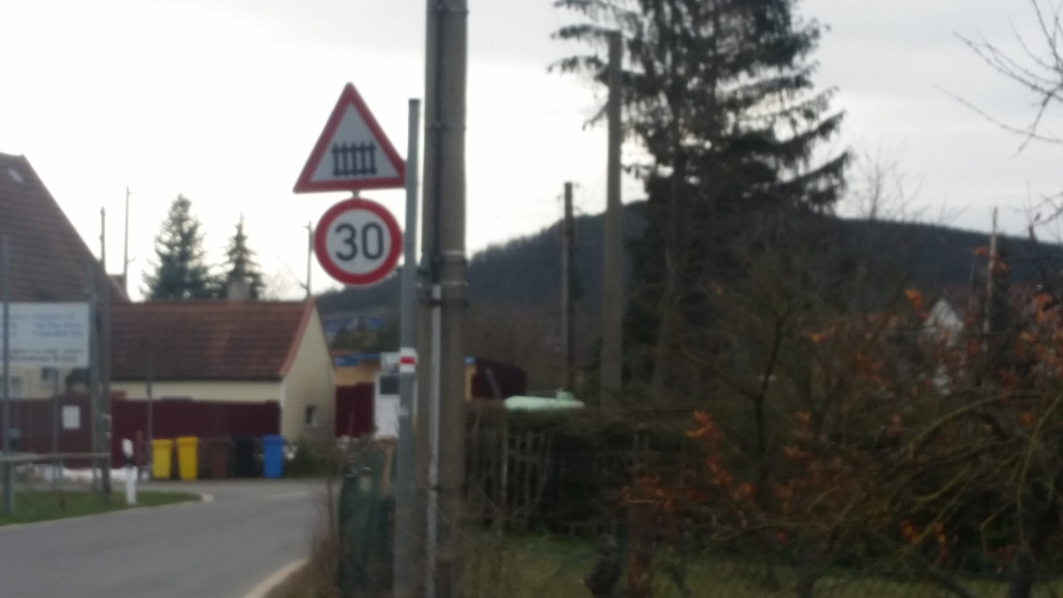
#> input picture pictures/30er2.jpg, 5312 x 2988 px (shown at 1/5 size)
$ python joinedProgramms.py
#> lines starting #> are read from the running program, lines starting #| are printed output that depends on the picture; after the words box and inside, x2 and y2 are one past the last pixel; in counts of white or black regions, pixels touching at a corner belong together
import numpy as np
import cv2


def stack_images(image_scale, image_array):
    """
    takes an positive real number and an matrix containing images.
    arrange them in the given order and scales them up (scale > 1)
    or down (scale < 1)
    """
    # rearranges images with 1 dimension (gray images)
    for r in range(0, len(image_array)):
        for i in range(0, len(image_array[0])):
            # now we consider every image separately and resize it
            image_array[r][i] = cv2.resize(image_array[r][i], (int(image_array[r][i].shape[1] * image_scale),
                                                               int(image_array[r][i].shape[0] * image_scale)))
            # if the shape is only two dimensional we have to make it three dimensional
            if len(image_array[r][i].shape) == 2:
                image_array[r][i] = cv2.cvtColor(image_array[r][i], cv2.COLOR_GRAY2BGR)
            elif len(image_array[r][i].shape) != 3:
                raise ValueError
            else:
                pass
    # horizontal stacks every image in the first row and saves it as first_image_row
    first_image_row = image_array[0][0]
    for i in range(1, len(image_array[0])):
        first_image_row = np.hstack((first_image_row, image_array[0][i]))
    # now we go through every row of the matrix and create a horizontal stacked image_row
    # then we concatenate all rows vertical to the first_image_row
    for row in range(1, len(image_array)):
        image_row = image_array[row][0]
        for i in range(1, len(image_array[row])):
            image_row = np.hstack((image_row, image_array[row][i]))
        first_image_row = np.vstack((first_image_row, image_row))
    return first_image_row


def get_bgr_values(image, lower, upper):
    """
    returns a image which has only color pixels in range of the lower, upper bgr-bounding """
    # creates an mask which filters through the image and sets values in the bounding box to 1 (else 0)
    mask = cv2.inRange(image, lower, upper)
    # now we get an colored image with the bitwise_and function
    result = cv2.bitwise_and(image, image, mask=mask)
    return result


def get_hsv_values(image, lower, upper):
    """
    returns a image which has only color pixels in range of the lower, upper hsv-bounding """
    image_hsv = cv2.cvtColor(image, cv2.COLOR_BGR2HSV)
    mask = cv2.inRange(image_hsv, lower, upper)
    # creates an rectangular kernel
    kernel = cv2.getStructuringElement(cv2.MORPH_RECT, (5, 5))
    # erodes and then dilates the mask with the kernel
    mask = cv2.erode(mask, kernel=kernel, iterations=2)
    mask = cv2.dilate(mask, kernel=kernel, iterations=2)
    # smooth the image with a gaussian filter
    image_blur = cv2.GaussianBlur(mask, (5, 5), 1)
    return image_blur


def get_contours_all_corner(image):
    """
    Part 1: takes an image and computes all points in range of a given color bonding box (BGR)
    Part 2: transforms it into an hsv and use an hsv bounding
    Part 3: returns the contours. We take the smoothed image for contour detection
    """
    # --- Part 1 --- #
    # lower and upper bounding in bgr format for the color of the shield
    lower = np.array([60, 25, 0])
    upper = np.array([190, 110, 115])
    image_result = get_bgr_values(image, lower, upper)

    # --- Part 2 --- #
    # bounding box for hsv image
    lower = np.array([80, 100, 85])
    upper = np.array([120, 230, 179])
    image_blur = get_hsv_values(image_result, lower, upper)

    # --- Part 3 --- #
    # get the contours of the given image
    contours, hierarchy = cv2.findContours(image_blur, cv2.RETR_EXTERNAL, cv2.CHAIN_APPROX_NONE)
    # save areas which are possible shields in list
    nice_areas = []
    # iterate through the list of contours
    for contour in contours:
        # get area, perimeter, approximation and vertices
        area = cv2.contourArea(contour)
        peri = cv2.arcLength(contour, True)
        approx = cv2.approxPolyDP(contour, 0.02 * peri, True)
        vertices = len(approx)
        # get a bounding rectangle
        x, y, w, h = cv2.boundingRect(approx)
        """
        We want to save a area if:
        - w is approximately between h and 2h
        - perimeter is approximately 2w + 2h (like a normal rectangle)
        - the vertices are between 3 and 10 (not always recognized as a rect)
        - the height of the shield is not to small or big
        - the area is not to small
        """
        if h - VAR < w < 2*h + VAR and 2*w + 2*h - VAR < peri < 2*w + 2*h + VAR and 3 < vertices < 10\
                and img_height // 10 < h < img_height // 3 and 150000 < area:
            # save the coordinates and add them to the list
            coordinates = [x, y, w, h]
            nice_areas.append(coordinates)
    return nice_areas, image_blur


def get_contours_all_round(image):
    """
    Part 1: takes an image and computes all points in range of a given color bonding box (BGR)
    Part 2: transforms it into an hsv and use an hsv bounding
    Part 3: get the contours. We take the smoothed image for contour detection
    """
    # --- Part 1 --- #
    # lower and upper bounding in bgr format for the color of the shield
    lower = np.array([0, 0, 50])
    upper = np.array([160, 110, 255])
    image_result = get_bgr_values(image, lower, upper)

    # --- Part 2 --- #
    # bounding box for hsv image
    lower = np.array([160, 0, 0])
    upper = np.array([179, 255, 255])
    image_blur = get_hsv_values(image_result, lower, upper)

    kernel = cv2.getStructuringElement(cv2.MORPH_RECT, (3, 3))
    mask = cv2.dilate(image_blur, kernel=kernel, iterations=2)

    # --- Part 3 --- #
    # get the contours of the given image
    params = cv2.SimpleBlobDetector_Params()

    params.filterByArea = True
    params.maxArea = 500000
    params.minArea = 10000

    params.filterByCircularity = True
    # how close to a true circle = 4*pi*area/perimeter^2 (is equal to 1 for a true circle)
    params.minCircularity = 0.7

    params.filterByConvexity = True
    # how convex is the shape = area / convexHull(area)
    params.minConvexity = 0.9

    params.filterByInertia = True
    # relatively small since the detected thing is a ellipse
    params.minInertiaRatio = 0.5

    detector = cv2.SimpleBlobDetector_create(params)
    keyp = detector.detect(mask)

    return keyp, mask


path = "pictures/30er2.jpg"

img = cv2.imread(path)
#> img is the input picture: shape (2988, 5312, 3); mean B, G, R 110.4, 113.4, 114.3
img_height = np.shape(img)[0]
img_width = np.shape(img)[1]
img_area = img_height * img_width

# define the size of the outcome depending on the area of the image
SIZE = img_area * 8 * 10 ** (-9)
# we only take the first two numbers after the comma
SIZE = float("{:.2f}".format(SIZE))
# The difference of width and height of a shield should not be bigger then Value.
# For my pictures its around 50 pixels
DIFF = img_area * 3 * 10 ** (-6)
# define the smallest perimeter for an shield
PERIMETER = img_area * 2 * 10 ** (-5)
# define the smallest Area depending on the area of the image
AREA = img_area * 10 ** (-3)
# Define a margin in the output image
MARGIN = 20
# Var is the difference in which the perimeter can differ
VAR = 200

# we don't need to look at pixel below normal shield height 5/6 width
img = img[0: 5 * img_height // 6, 0: img_width]
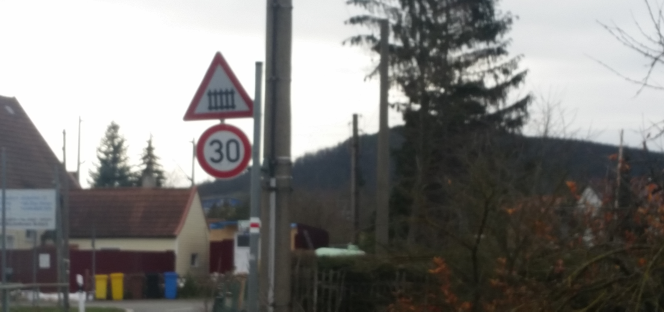
#> img: shape (2490, 5312, 3) (shown at 1/8 size); mean B, G, R 122.2, 124.2, 125.2
# update the height
img_height = np.shape(img)[0]

keypoints, mask1 = get_contours_all_round(img)
#> in get_bgr_values, `mask = cv2.inRange(image, lower, upper)`:
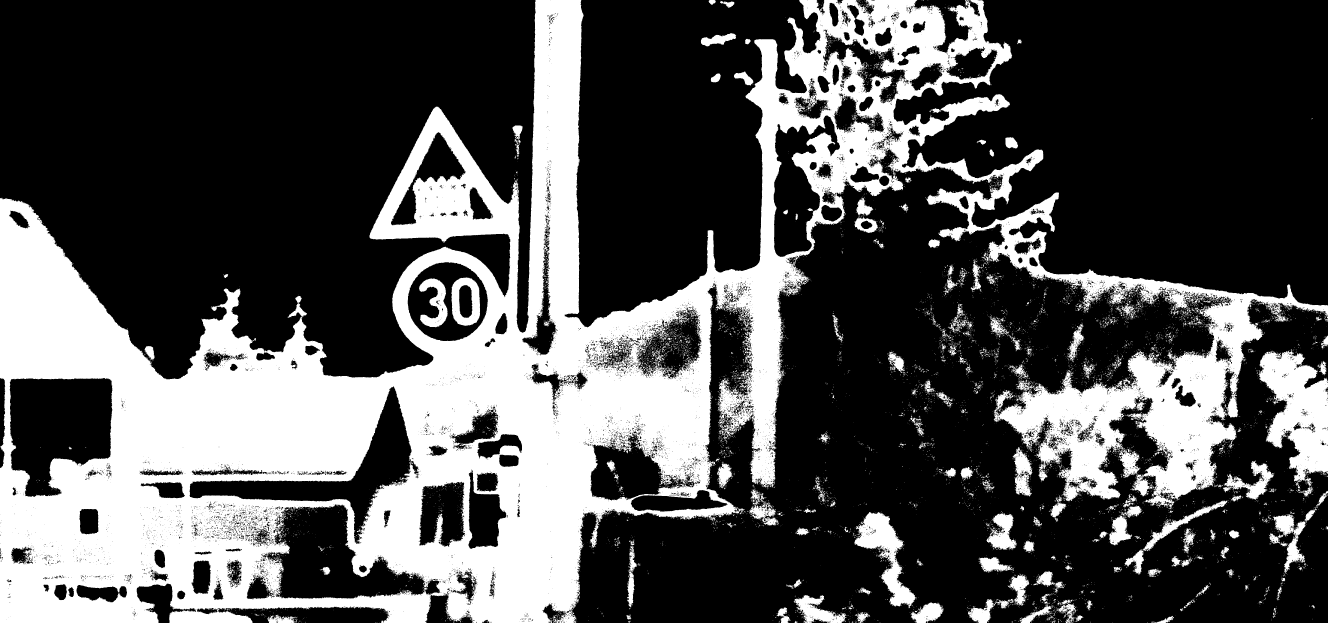
#> mask: shape (2490, 5312) (shown at 1/4 size); 32% white; 15418 white regions (14728 under 20 px), largest, box (x1, y1, x2, y2) and area: (0, 0, 5312, 2490) 3814833, (5033, 1396, 5312, 1942) 87878, (3417, 2048, 3666, 2433) 32517
#> in get_contours_all_round, `keyp = detector.detect(mask)`: keyp = 1 keypoints; (x, y, size): (1791, 1210, 315.1)
#> keypoints = 1 keypoints; (x, y, size): (1791, 1210, 315.1)
result_corner_areas, mask2 = get_contours_all_corner(img)
#> in get_hsv_values (call 2), `mask = cv2.inRange(image_hsv, lower, upper)`:
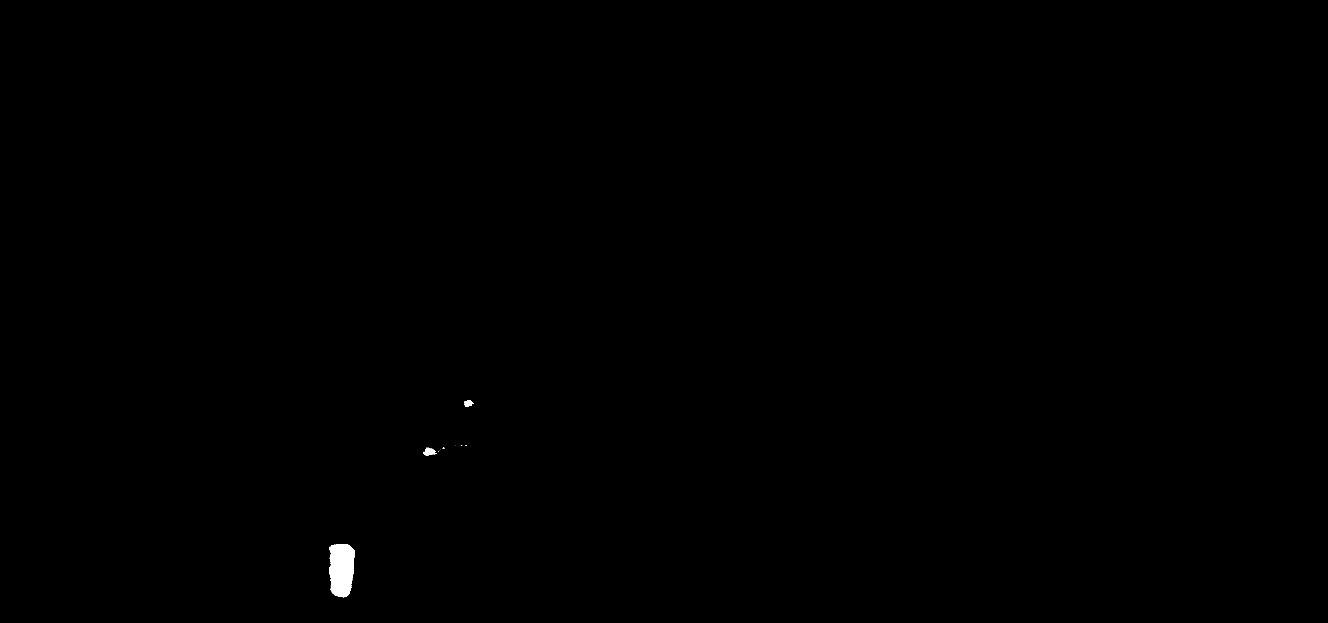
#> mask: shape (2490, 5312) (shown at 1/4 size); 0.15% white; 25 white regions (22 under 20 px), largest, box (x1, y1, x2, y2) and area: (1316, 2177, 1419, 2389) 17851, (1695, 1791, 1743, 1823) 944, (1857, 1600, 1894, 1627) 618
#> in get_contours_all_corner, `contours, hierarchy = cv2.findContours(image_blur, cv2.RETR_EXTERNAL, ..`: contours = 3 contours; box (x1, y1, x2, y2) and area: (1315, 2176, 1418, 2389) 18510, (1694, 1791, 1737, 1823) 932, (1860, 1602, 1890, 1628) 654
#> the loop in get_contours_all_corner, `for contour in contours:` made 3 passes
#> (area, peri, vertices, x, y, w, h) on passes 1 to 3: (18509.5, 606.6, 6, 1324, 2177, 94, 211), (932, 136.6, 9, 1694, 1791, 43, 32), (654.5, 102.7, 7, 1860, 1602, 30, 26)
#> after the loop in get_contours_all_corner, `for contour in contours:`: nice_areas = []
#> result_corner_areas = []

for keypoint in keypoints:
    x = int(keypoint.pt[0])
    y = int(keypoint.pt[1])
    r = int(keypoint.size) // 2
    # cv2.rectangle(img, (x-r, y-r), (x+r, y+r), (255, 0, 0), 10)
    cv2.imwrite("NumberExamples/justTrying1.png", img[y - r:y + r, x - r:x + r])
    cv2.circle(img, (x, y), r, (0, 0, 255), 20)
#> this loop made 1 pass
#> (keypoint, x, y, r) on pass 1: (keypoint at (1791, 1210.4), size 315.1, 1791, 1210, 157)
#> pass 1, `cv2.imwrite("NumberExamples/justTrying1.png", img[y - r:y + r, x - r:x..`:
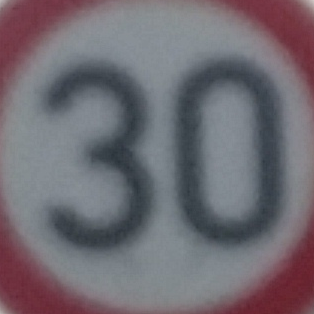
#> saved as justTrying1.png: shape (314, 314, 3); mean B, G, R 113.9, 106.7, 112.4

for rect in result_corner_areas:
    cv2.rectangle(img, (rect[0] - MARGIN, rect[1] - MARGIN),
                  (rect[0] + rect[2] + MARGIN, rect[1] + rect[3] + MARGIN),
                  (0, 255, 0), 40)
#> this loop made 0 passes

# cv2.imwrite("../milestone1/30er3Mask.jpg", mask1)
final = stack_images(SIZE, [[img, mask1, mask2]])
#> after the loop in stack_images, `for r in range(0, len(image_array)):`: image_array = 1 item
#> the loop in stack_images, `for i in range(1, len(image_array[0])):` made 2 passes
#> pass 1, in stack_images, `first_image_row = np.hstack((first_image_row, image_array[0][i]))`:
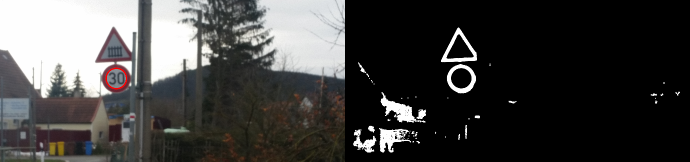
#> first_image_row: shape (323, 1380, 3) (shown at 1/2 size); mean of channels 0, 1, 2 65.5, 66.5, 67.1; drawn as B, G, R
#> pass 2, in stack_images, `first_image_row = np.hstack((first_image_row, image_array[0][i]))`:
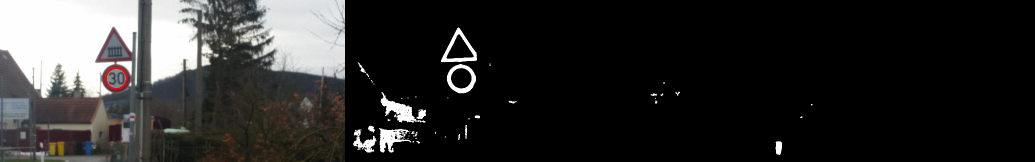
#> first_image_row: shape (323, 2070, 3) (shown at 1/2 size); mean of channels 0, 1, 2 43.8, 44.4, 44.9; drawn as B, G, R
cv2.imshow("finale", final)
cv2.waitKey(0)

$ run again, with pictures/20er1.jpg copied over pictures/30er2.jpg
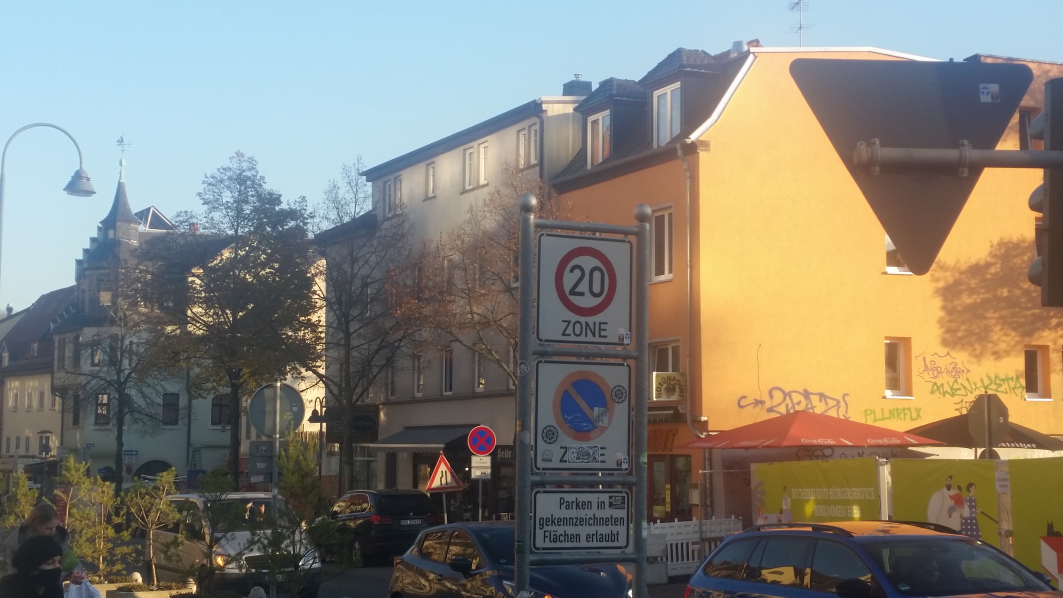
#> input picture pictures/20er1.jpg, 5312 x 2988 px (shown at 1/5 size)
#> img is the input picture: shape (2988, 5312, 3); mean B, G, R 118.7, 129.6, 133.3
#> image_hsv: shape (2490, 5312, 3); mean H, S, V 24.2, 26.8, 40.3
#> keyp = 1 keypoints; (x, y, size): (2929, 1408, 234.8)
#> image_hsv: shape (2490, 5312, 3); mean H, S, V 21.4, 12.4, 25.5
#> in get_hsv_values (call 2), `mask = cv2.dilate(mask, kernel=kernel, iterations=2)`:
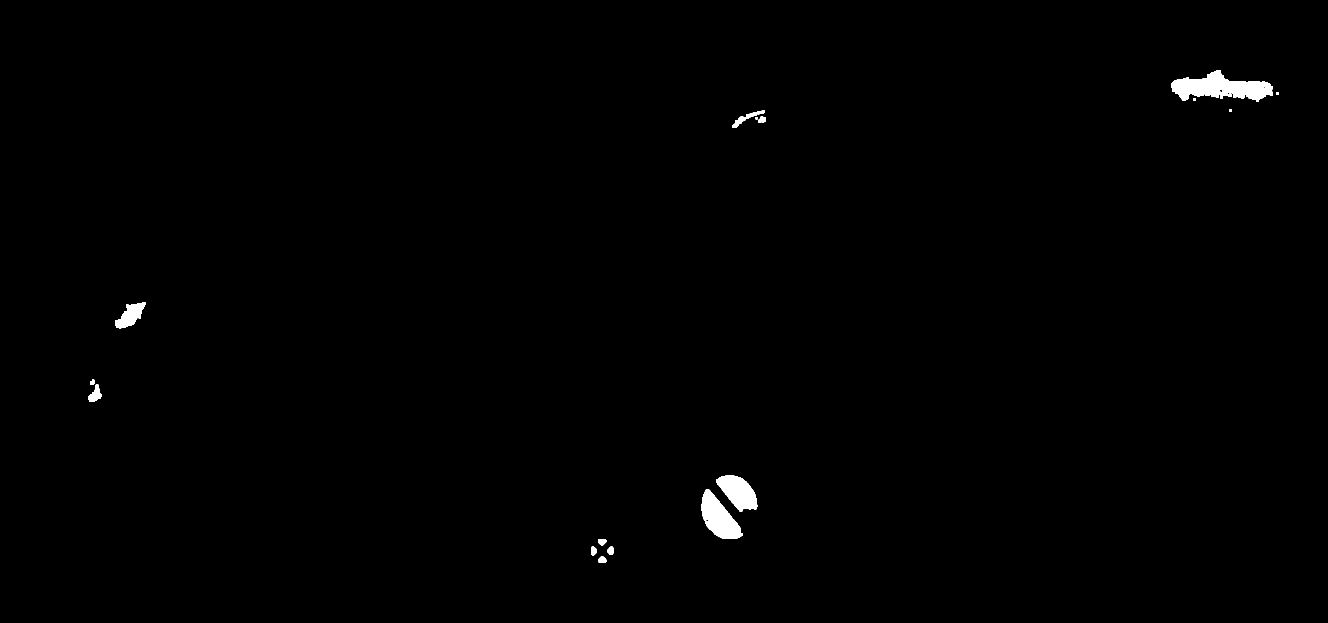
#> mask: shape (2490, 5312) (shown at 1/4 size); 0.56% white; 21 white regions
#> contours = 15 contours; largest, box (x1, y1, x2, y2) and area: (4682, 278, 5094, 408) 30309, (2804, 1956, 2974, 2158) 18952, (2862, 1899, 3031, 2048) 15417, (458, 1209, 586, 1315) 7494, (2926, 439, 3060, 514) 2800
#> the loop in get_contours_all_corner, `for contour in contours:` made 15 passes
#> (area, peri, vertices, x, y, w, h) on passes 1 to 8: (839, 110.8, 8, 2391, 2224, 36, 29), (825.5, 110.2, 8, 2428, 2185, 28, 37), (844.5, 111, 8, 2362, 2185, 28, 38), (839.5, 111, 8, 2390, 2154, 37, 29), (18951.5, 638.7, 6, 2804, 1956, 169, 200), (15417, 548.6, 6, 2862, 1899, 166, 149), (2380, 243.9, 10, 350, 1537, 58, 73), (452.5, 89.9, 9, 358, 1517, 24, 25)
#> after the loop in get_contours_all_corner, `for contour in contours:`: nice_areas = []
#> the loop `for keypoint in keypoints:` made 1 pass
#> (keypoint, x, y, r) on pass 1: (keypoint at (2928.5, 1407.6), size 234.8, 2928, 1407, 117)
#> after the loop in stack_images, `for r in range(0, len(image_array)):`: image_array = 1 item
#> the loop in stack_images, `for i in range(1, len(image_array[0])):` made 2 passes
#> pass 2, in stack_images, `first_image_row = np.hstack((first_image_row, image_array[0][i]))`:
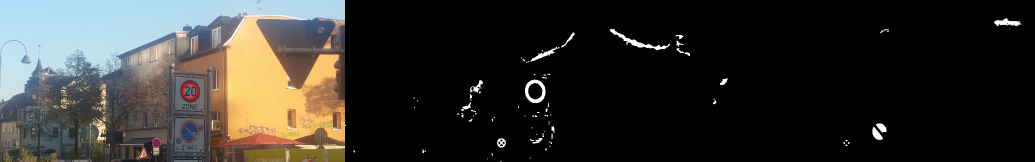
#> first_image_row: shape (323, 2070, 3) (shown at 1/2 size); mean of channels 0, 1, 2 45.5, 49.4, 50.8; drawn as B, G, R
